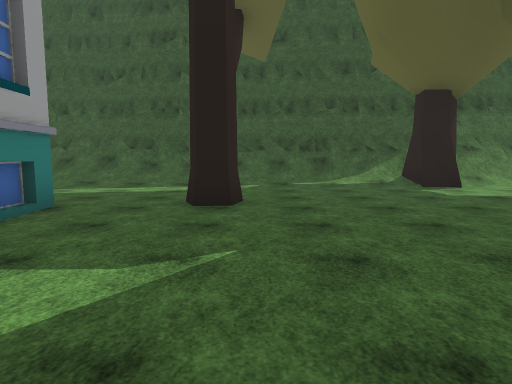
View 1 (above)

20 first-person views from a walk through a 3-D level made in the Unity game engine. The camera is 1.5 m above the floor, tilts 6° down and sees 75° across. The floor is counted in squares, 2 m on a side. Each view is taken from the middle of a square. On the plan, view 1 faces up. The plan holds only what a view shows up to about 11 squares ahead; the rest is blank. The place goes on beyond the plan. The player is left out. Some animated figures are not drawn. Some surface patterns are stand-ins.

View 2
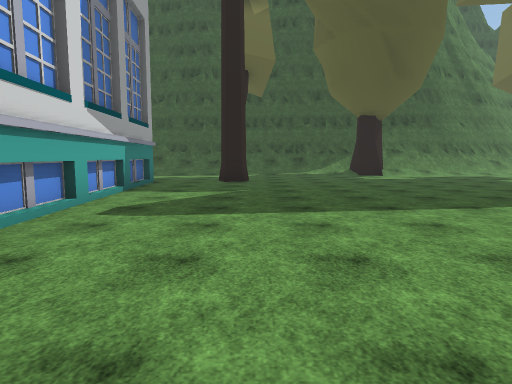

View 3
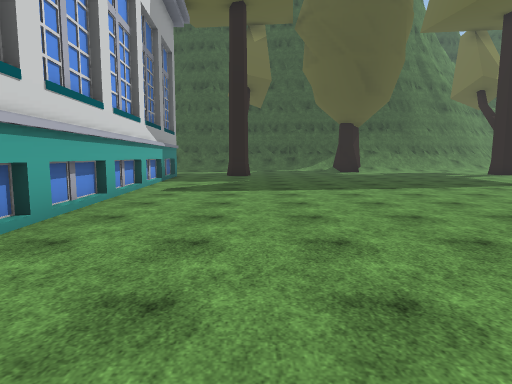

View 4
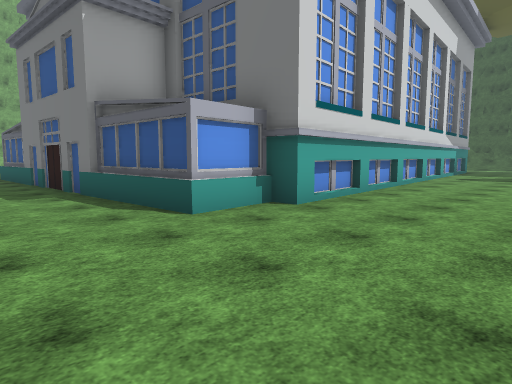

View 5
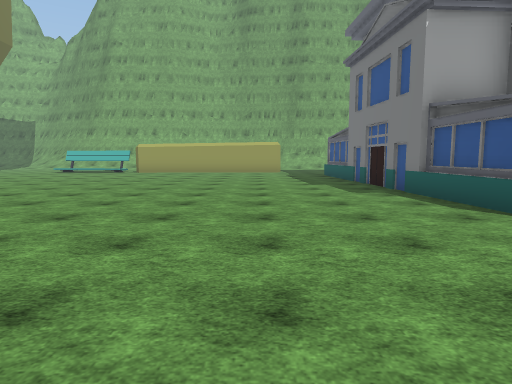

View 6
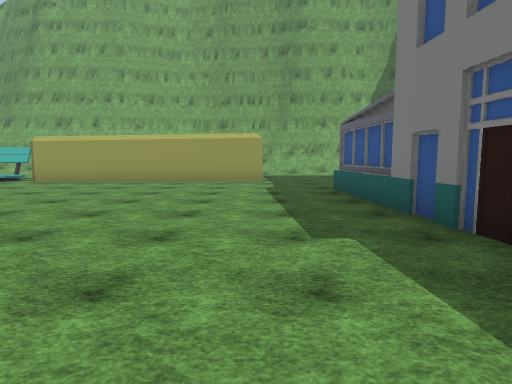

View 7
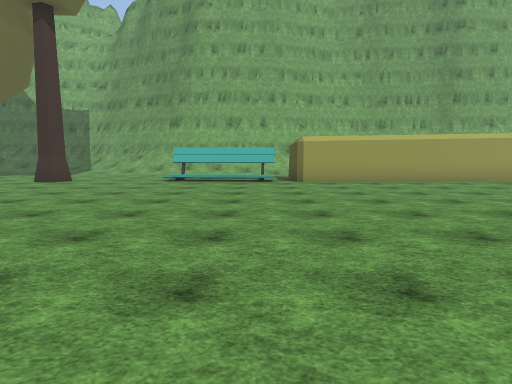

View 8
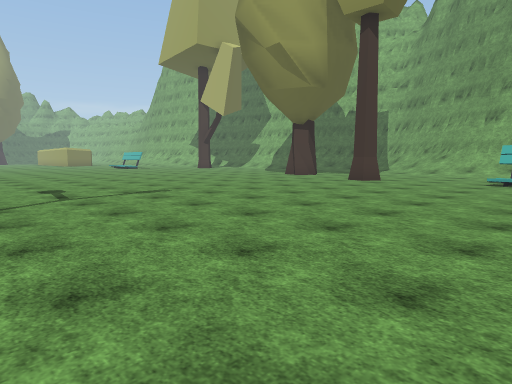

View 9
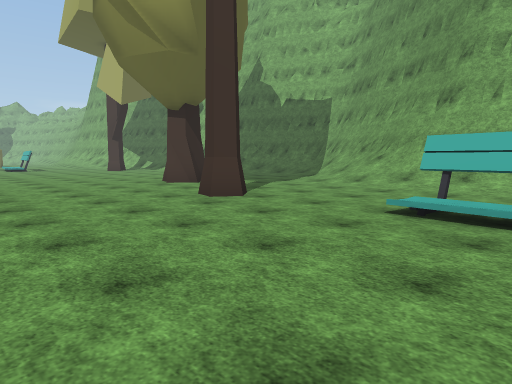

View 10
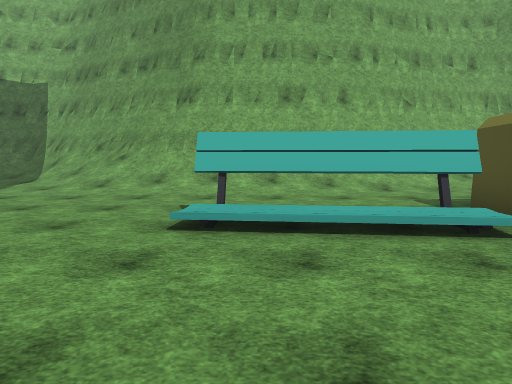

View 11
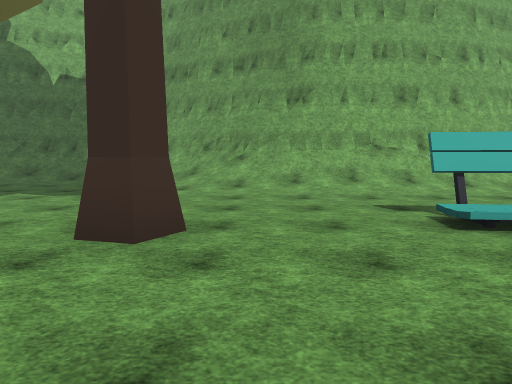

View 12
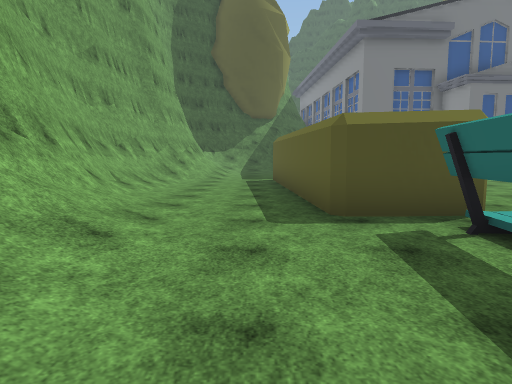

View 13
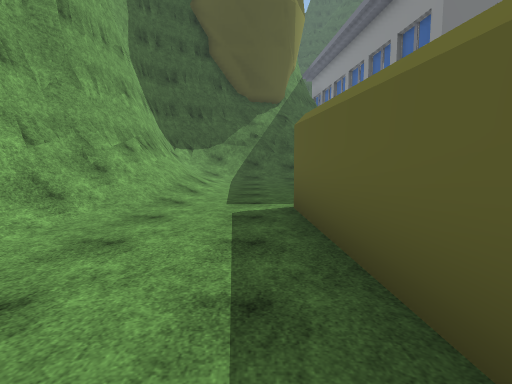

View 14
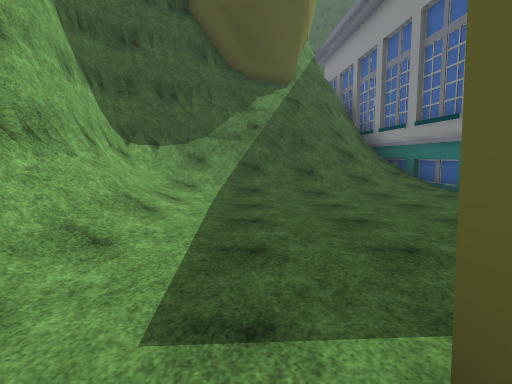

View 15
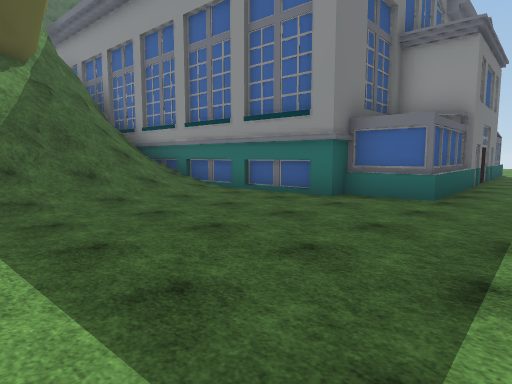

View 16
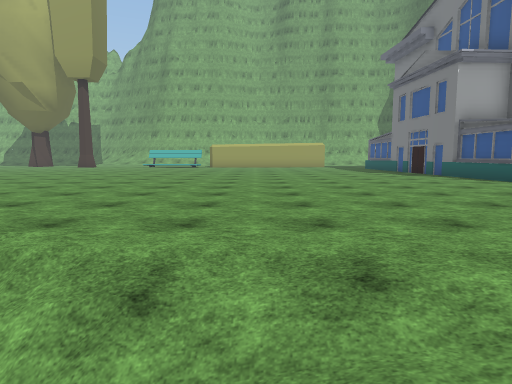

View 17
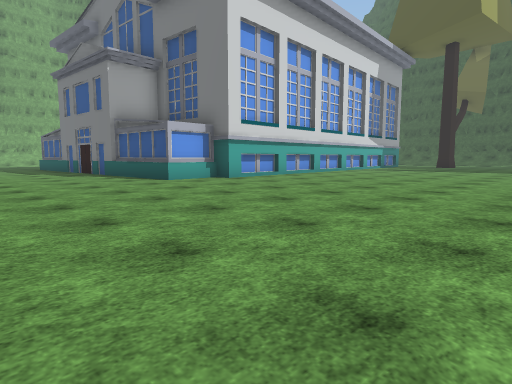

View 18
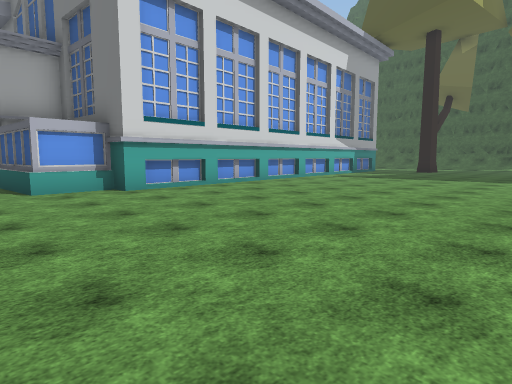

View 19
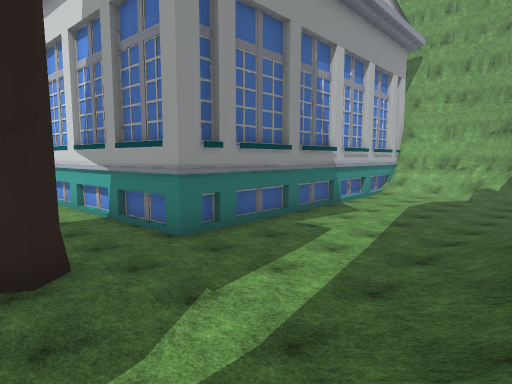

View 20
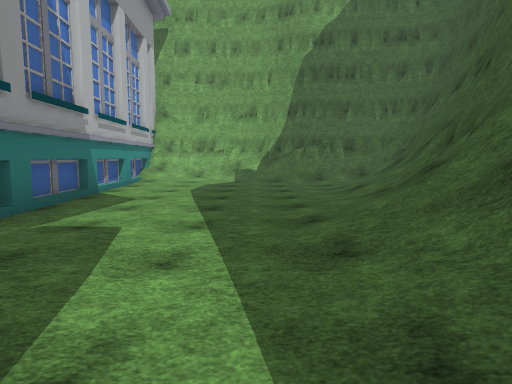

### Floor plan
Key: @ floor where view 1 was taken; # wall or solid block; . floor; / step, stairs or slope; = window, fence, low wall or low ledge; O other object.
Columns run from 23 left of view 1 to 5 right of it. Each row starts with its distance up from view 1.
 10           #/.///////=////####
  9          ##/....///////////OO
  8          #//...............OO
  7           /..................
  6           /...........O......
  5           //....#####.O......
  4           #######   #........
  3                     #........
  2                     #........
  1                     #........
  0                     #..@.....
 -1                     #........
 -2       ####          #........
 -3      ##==#          #.......
 -4     ###=/##         #.......
 -5    ###=///#         #.......
 -6   ##//////#         #.......
 -7   #//////.#         #.......
 -8   #///....#         #........
 -9   #//.....#         #........
-10   #//.....#     #####........
-11   #//.....#######............
-12   #/.........................
-13   #/..##..................../
-14  ##/..##..................../
-15  ##...##..................../
-16  #=/..###................../
-17  ##/..###.................///
-18   #/..###.................//
-19   #/..###.................
-20   #/...#................./
-21   #//..O/...............
-22   ##/..O/..............
-23   ##/..O/............
-24   #//../............
-25   #//..............
-26  ##//..............
-27  #=//...O.........
-28 ##//..............
-29 #=//..............
-30 #//...............
-31 #/....OO..........
-32 #/...  ..... .....
-33 ##/     ...   ...

Where each view was taken, in squares from view 1:
view 1: 0 up, 0 right, facing up
view 2: 5 down, 0 right, facing up
view 3: 8 down, 0 right, facing up
view 4: 13 down, 1 right, facing up-left
view 5: 14 down, 1 right, facing left
view 6: 13 down, 5 left, facing left
view 7: 21 down, 5 left, facing left
view 8: 22 down, 5 left, facing down-left
view 9: 22 down, 11 left, facing down-left
view 10: 23 down, 12 left, facing left
view 11: 26 down, 12 left, facing left
view 12: 24 down, 18 left, facing up
view 13: 18 down, 18 left, facing up
view 14: 14 down, 18 left, facing up
view 15: 13 down, 19 left, facing up-right
view 16: 17 down, 5 right, facing left
view 17: 15 down, 5 right, facing up-left
view 18: 12 down, 5 right, facing up-left
view 19: 10 up, 0 right, facing down-left
view 20: 8 up, 2 left, facing left
